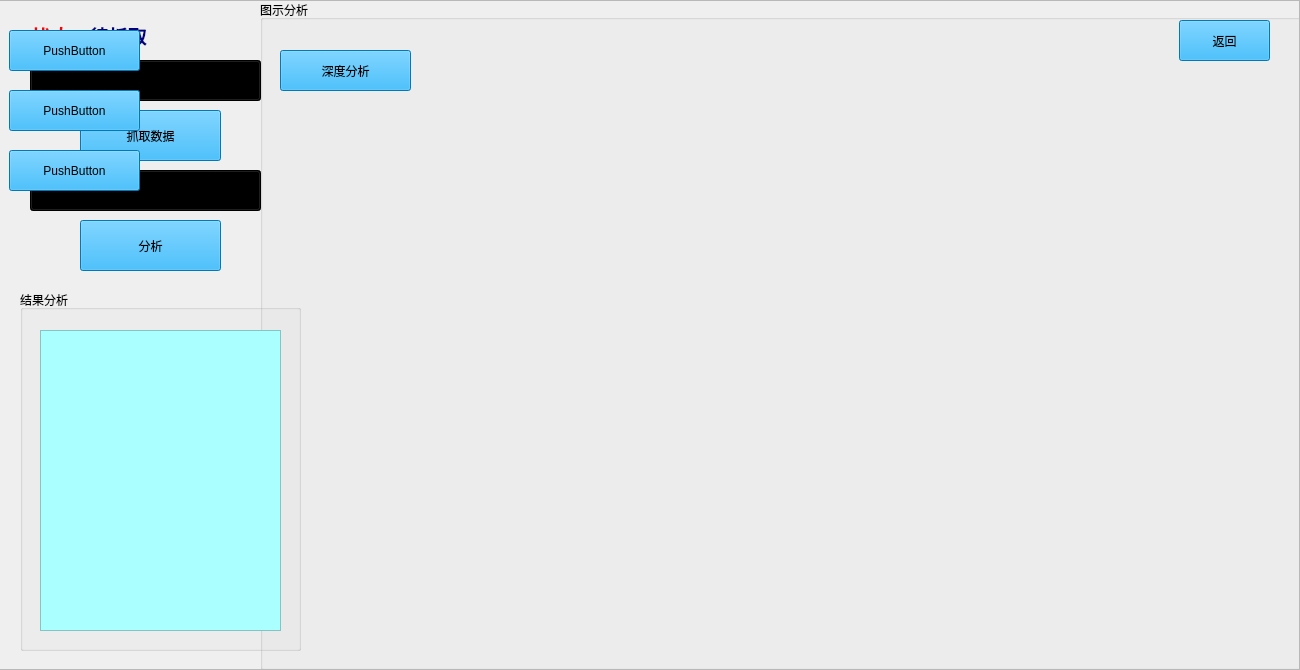
<?xml version="1.0" encoding="UTF-8"?>
<ui version="4.0">
 <class>MainWindow</class>
 <widget class="QMainWindow" name="MainWindow">
  <property name="geometry">
   <rect>
    <x>0</x>
    <y>0</y>
    <width>1300</width>
    <height>670</height>
   </rect>
  </property>
  <property name="windowTitle">
   <string>软件工程师—网络爬虫分析</string>
  </property>
  <property name="styleSheet">
   <string notr="true"/>
  </property>
  <widget class="QWidget" name="centralWidget">
   <widget class="QPushButton" name="pushButton_bigin">
    <property name="geometry">
     <rect>
      <x>80</x>
      <y>110</y>
      <width>141</width>
      <height>51</height>
     </rect>
    </property>
    <property name="styleSheet">
     <string notr="true">font: 75 20pt &quot;楷体&quot;;
background-color: rgb(0, 170, 255);</string>
    </property>
    <property name="text">
     <string>抓取数据</string>
    </property>
   </widget>
   <widget class="QPushButton" name="pushButton_show">
    <property name="geometry">
     <rect>
      <x>80</x>
      <y>220</y>
      <width>141</width>
      <height>51</height>
     </rect>
    </property>
    <property name="styleSheet">
     <string notr="true">font: 75 20pt &quot;楷体&quot;;
background-color: rgb(0, 170, 255);</string>
    </property>
    <property name="text">
     <string>分析</string>
    </property>
   </widget>
   <widget class="QComboBox" name="comboBox">
    <property name="geometry">
     <rect>
      <x>30</x>
      <y>170</y>
      <width>231</width>
      <height>41</height>
     </rect>
    </property>
    <property name="styleSheet">
     <string notr="true">border-color: rgb(0, 255, 255);

font: 75 14pt &quot;黑体&quot;;
background-color: qconicalgradient(cx:0, cy:0, angle:135, stop:0 rgba(255, 255, 0, 69), stop:0.375 rgba(255, 255, 0, 69), stop:0.423533 rgba(251, 255, 0, 145), stop:0.45 rgba(247, 255, 0, 208), stop:0.477581 rgba(255, 244, 71, 130), stop:0.518717 rgba(255, 218, 71, 130), stop:0.55 rgba(255, 255, 0, 255), stop:0.57754 rgba(255, 203, 0, 130), stop:0.625 rgba(255, 255, 0, 69), stop:1 rgba(255, 255, 0, 69));</string>
    </property>
    <item>
     <property name="text">
      <string>请选择要分析的工程师</string>
     </property>
    </item>
    <item>
     <property name="text">
      <string>1.嵌入式软件工程师</string>
     </property>
    </item>
    <item>
     <property name="text">
      <string>2.JAVA软件工程师</string>
     </property>
    </item>
    <item>
     <property name="text">
      <string>3.WEB软件工程师</string>
     </property>
    </item>
    <item>
     <property name="text">
      <string>4.IOS软件工程师</string>
     </property>
    </item>
    <item>
     <property name="text">
      <string>5..Net软件工程师</string>
     </property>
    </item>
    <item>
     <property name="text">
      <string>6.C#软件工程师</string>
     </property>
    </item>
    <item>
     <property name="text">
      <string>7.PHP软件工程师</string>
     </property>
    </item>
    <item>
     <property name="text">
      <string>8.Android开发工程师</string>
     </property>
    </item>
    <item>
     <property name="text">
      <string>9.C++软件工程师</string>
     </property>
    </item>
   </widget>
   <widget class="QGroupBox" name="groupBox_show">
    <property name="geometry">
     <rect>
      <x>260</x>
      <y>0</y>
      <width>1300</width>
      <height>670</height>
     </rect>
    </property>
    <property name="styleSheet">
     <string notr="true">font: 75 18pt &quot;楷体&quot;;
border-color: rgb(0, 170, 255);</string>
    </property>
    <property name="title">
     <string>图示分析</string>
    </property>
    <widget class="QPushButton" name="pushButton">
     <property name="geometry">
      <rect>
       <x>20</x>
       <y>50</y>
       <width>131</width>
       <height>41</height>
      </rect>
     </property>
     <property name="styleSheet">
      <string notr="true">background-color: rgb(0, 170, 255);</string>
     </property>
     <property name="text">
      <string>深度分析</string>
     </property>
    </widget>
   </widget>
   <widget class="QGroupBox" name="groupBox">
    <property name="geometry">
     <rect>
      <x>20</x>
      <y>290</y>
      <width>281</width>
      <height>361</height>
     </rect>
    </property>
    <property name="styleSheet">
     <string notr="true">font: 75 18pt &quot;楷体&quot;;
border-color: rgb(255, 170, 0);</string>
    </property>
    <property name="title">
     <string>结果分析</string>
    </property>
    <widget class="QTextEdit" name="textEdit_get">
     <property name="geometry">
      <rect>
       <x>20</x>
       <y>40</y>
       <width>241</width>
       <height>301</height>
      </rect>
     </property>
     <property name="styleSheet">
      <string notr="true">background-color: rgb(170, 255, 255);</string>
     </property>
    </widget>
   </widget>
   <widget class="QComboBox" name="comboBox_2">
    <property name="geometry">
     <rect>
      <x>30</x>
      <y>60</y>
      <width>231</width>
      <height>41</height>
     </rect>
    </property>
    <property name="styleSheet">
     <string notr="true">border-color: rgb(0, 255, 255);

font: 75 14pt &quot;黑体&quot;;
background-color: qconicalgradient(cx:0, cy:0, angle:135, stop:0 rgba(255, 255, 0, 69), stop:0.375 rgba(255, 255, 0, 69), stop:0.423533 rgba(251, 255, 0, 145), stop:0.45 rgba(247, 255, 0, 208), stop:0.477581 rgba(255, 244, 71, 130), stop:0.518717 rgba(255, 218, 71, 130), stop:0.55 rgba(255, 255, 0, 255), stop:0.57754 rgba(255, 203, 0, 130), stop:0.625 rgba(255, 255, 0, 69), stop:1 rgba(255, 255, 0, 69));</string>
    </property>
    <item>
     <property name="text">
      <string>请选择要抓取的网站</string>
     </property>
    </item>
    <item>
     <property name="text">
      <string>58同城</string>
     </property>
    </item>
    <item>
     <property name="text">
      <string>中华英才网</string>
     </property>
    </item>
    <item>
     <property name="text">
      <string>智联招聘</string>
     </property>
    </item>
    <item>
     <property name="text">
      <string>猎聘猎头网</string>
     </property>
    </item>
    <item>
     <property name="text">
      <string>卓博人才网</string>
     </property>
    </item>
    <item>
     <property name="text">
      <string>前程无忧（待优化中）</string>
     </property>
    </item>
   </widget>
   <widget class="QLabel" name="label">
    <property name="geometry">
     <rect>
      <x>30</x>
      <y>20</y>
      <width>61</width>
      <height>31</height>
     </rect>
    </property>
    <property name="styleSheet">
     <string notr="true">font: 75 14pt &quot;楷体&quot;;</string>
    </property>
    <property name="text">
     <string>&lt;html&gt;&lt;head/&gt;&lt;body&gt;&lt;p&gt;&lt;span style=&quot; font-size:16pt; font-weight:600; color:#ff0000;&quot;&gt;状态：&lt;/span&gt;&lt;/p&gt;&lt;/body&gt;&lt;/html&gt;</string>
    </property>
   </widget>
   <widget class="QLabel" name="label_getstatus">
    <property name="geometry">
     <rect>
      <x>90</x>
      <y>20</y>
      <width>171</width>
      <height>31</height>
     </rect>
    </property>
    <property name="text">
     <string>&lt;html&gt;&lt;head/&gt;&lt;body&gt;&lt;p&gt;&lt;span style=&quot; font-size:14pt; font-weight:600; color:#00007f;&quot;&gt;待抓取&lt;/span&gt;&lt;/p&gt;&lt;/body&gt;&lt;/html&gt;</string>
    </property>
   </widget>
   <widget class="QFrame" name="frame_ay">
    <property name="geometry">
     <rect>
      <x>-1</x>
      <y>0</y>
      <width>1301</width>
      <height>670</height>
     </rect>
    </property>
    <property name="frameShape">
     <enum>QFrame::StyledPanel</enum>
    </property>
    <property name="frameShadow">
     <enum>QFrame::Raised</enum>
    </property>
    <widget class="QPushButton" name="pushButton_back">
     <property name="geometry">
      <rect>
       <x>1180</x>
       <y>20</y>
       <width>91</width>
       <height>41</height>
      </rect>
     </property>
     <property name="styleSheet">
      <string notr="true">font: 75 20pt &quot;楷体&quot;;
background-color: rgb(0, 170, 255);</string>
     </property>
     <property name="text">
      <string>返回</string>
     </property>
    </widget>
    <widget class="QPushButton" name="pushButton_2">
     <property name="geometry">
      <rect>
       <x>10</x>
       <y>30</y>
       <width>131</width>
       <height>41</height>
      </rect>
     </property>
     <property name="styleSheet">
      <string notr="true">font: 75 20pt &quot;楷体&quot;;
background-color: rgb(0, 170, 255);</string>
     </property>
     <property name="text">
      <string>PushButton</string>
     </property>
    </widget>
    <widget class="QPushButton" name="pushButton_3">
     <property name="geometry">
      <rect>
       <x>10</x>
       <y>90</y>
       <width>131</width>
       <height>41</height>
      </rect>
     </property>
     <property name="styleSheet">
      <string notr="true">font: 75 20pt &quot;楷体&quot;;
background-color: rgb(0, 170, 255);</string>
     </property>
     <property name="text">
      <string>PushButton</string>
     </property>
    </widget>
    <widget class="QPushButton" name="pushButton_4">
     <property name="geometry">
      <rect>
       <x>10</x>
       <y>150</y>
       <width>131</width>
       <height>41</height>
      </rect>
     </property>
     <property name="styleSheet">
      <string notr="true">font: 75 20pt &quot;楷体&quot;;
background-color: rgb(0, 170, 255);</string>
     </property>
     <property name="text">
      <string>PushButton</string>
     </property>
    </widget>
   </widget>
   <zorder>pushButton_bigin</zorder>
   <zorder>pushButton_show</zorder>
   <zorder>comboBox</zorder>
   <zorder>groupBox_show</zorder>
   <zorder>groupBox</zorder>
   <zorder>comboBox_2</zorder>
   <zorder>label</zorder>
   <zorder>label_getstatus</zorder>
   <zorder>pushButton</zorder>
   <zorder>frame_ay</zorder>
  </widget>
 </widget>
 <resources/>
 <connections>
  <connection>
   <sender>pushButton_bigin</sender>
   <signal>clicked()</signal>
   <receiver>MainWindow</receiver>
   <slot>bigin_click()</slot>
   <hints>
    <hint type="sourcelabel">
     <x>126</x>
     <y>97</y>
    </hint>
    <hint type="destinationlabel">
     <x>191</x>
     <y>256</y>
    </hint>
   </hints>
  </connection>
  <connection>
   <sender>pushButton_show</sender>
   <signal>clicked()</signal>
   <receiver>MainWindow</receiver>
   <slot>show_click()</slot>
   <hints>
    <hint type="sourcelabel">
     <x>266</x>
     <y>100</y>
    </hint>
    <hint type="destinationlabel">
     <x>363</x>
     <y>68</y>
    </hint>
   </hints>
  </connection>
 </connections>
 <slots>
  <slot>bigin_click()</slot>
  <slot>show_click()</slot>
 </slots>
</ui>
